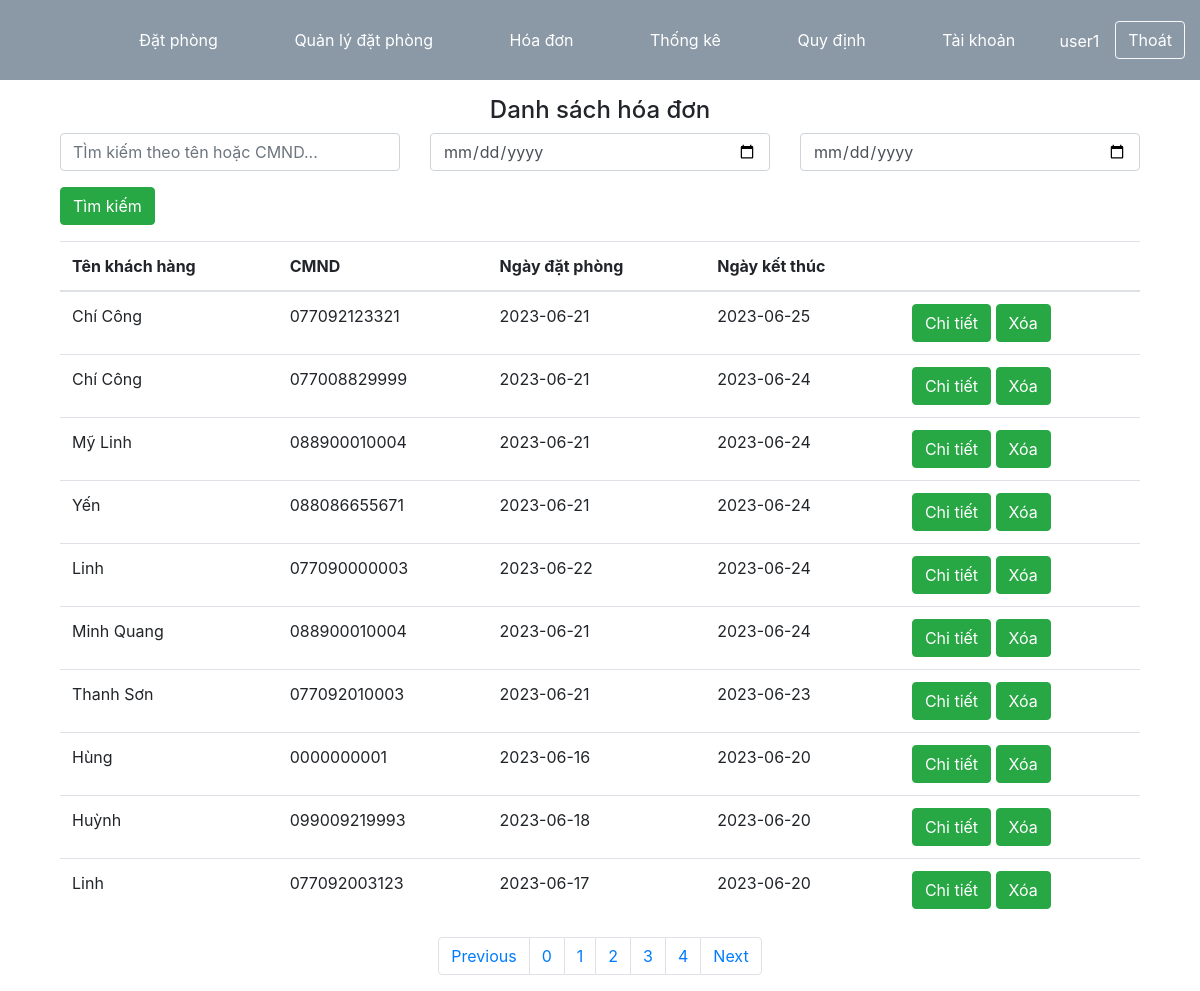
/nhanvien/index.php?action=hoadon (signed in), run on the app's committed database.
### tables this page shows
CREATE TABLE IF NOT EXISTS `hoadon` (
  `ID` varchar(50) NOT NULL,
  `datphongID` int NOT NULL,
  `loaithanhtoan` varchar(50) NOT NULL,
  `tongtienthanhtoan` decimal(10,0) NOT NULL,
  `tenkhachhang` varchar(50) NOT NULL,
  `tennguoithanhtoan` varchar(50) NOT NULL,
  `ngaydatphong` date NOT NULL,
  `ngayketthuc` date NOT NULL,
  `diachinguoithanhtoan` varchar(100) NOT NULL,
  `MST` varchar(50) NOT NULL,
  `stk` varchar(50) NOT NULL,
  `tongtiensauthue` decimal(10,0) NOT NULL,
  `VAT` double(10,2) NOT NULL,
  `VATthanhtoan` decimal(10,0) NOT NULL,
  `songaythue` int NOT NULL,
  `phuthuloaikhach` double(10,2) NOT NULL,
  `CMND` varchar(50) NOT NULL,
  PRIMARY KEY (`ID`)
);

### nhanvien/hoadon/XL_danhmuchoadon.php (called while the page is built, shortened)
<?php
	$hd = new hoadonModel();
	$key = "";
	$tungay = "";
	$denngay = "";
	$url_query = "";
	$page = 0;
	if(!isset($_GET['p']))
	{
		$page = 0;
	}
	else{
		$page = $_GET['p'];
		$url_query = $url_query."&p=".$_GET['p'];
	}
	$limit = 10;
	$count = 0;
	$ds_hd = $hd->phantrang($page,$key,$tungay,$denngay,$limit,$count);
	include('../lib/phantrang.php');
	$url = 'index.php?action=hoadon'.$url_query;
	$phantrang = phantrang($count,$url,$limit);
 ?>

### models/database.php (called while the page is built, shortened)
<?php
	class connect{
		public function get_data($sql)
		{
			$conn = mysqli_connect("localhost","root","","quanlykhachsan");
			$result = mysqli_query($conn,$sql);
			$arr = mysqli_fetch_all($result,MYSQLI_ASSOC);
			return $arr;
		}
	}
 ?>

### models/hoadonModel.php (called while the page is built, shortened)
<?php
	class hoadonModel extends connect
	{
		public function phantrang($p,$key,$tungay,$denngay,$limit,&$count)
		{
			$offset = $limit*$p;
			$sql = "select count(ID) as count from hoadon where tenkhachhang like '%$key%' or CMND like '%$key%';";
			$ds = $this->get_data($sql);
			if(isset($tungay)&&isset($denngay)&&$tungay!=''&&$denngay!='')
			{
				$sql = "select * from hoadon where (tenkhachhang like '%$key%' or CMND like '%$key%') and (ngayketthuc between '$tungay' and
				'$denngay') ORDER BY ngayketthuc DESC LIMIT $limit OFFSET $offset;";
				$ds = $this->get_data($sql);
			}
			else{
				$sql = "select * from hoadon where tenkhachhang like '%$key%' or CMND like '%$key%' ORDER BY ngayketthuc DESC LIMIT $limit OFFSET $offset;";
				$ds = $this->get_data($sql);
			}
			return $ds;
		}
	}
 ?>

### nhanvien/hoadon/load_danhmuchoadon.php (the view, shortened to what this page needs)
<div style="width:90%; margin: 0 auto;">
	<div class="text-center"><h4>Danh sách hóa đơn</h4></div>
	<form action='index.php?action=hoadon<?php echo $url_query ?>' method="GET">
		<div class="row">
			<div class="col col-md-4">
				<input class="form-control" type="text" name="key" placeholder="TÌm kiếm theo tên hoặc CMND...">
			</div>
			<div class="col col-md-4">
				<input class="form-control" type="date" name="tungay" value="">
			</div>
			<div class="col col-md-4">
				<input class="form-control" type="date" name="denngay" value="">
			</div>
		</div>
		<div class="mt-3 mb-3">
			<input type="submit" class="btn btn-success" name="btn_timkiem" value="Tìm kiếm">
		</div>
	</form>
	<table class="table">
	  <thead>
	    <tr>
	      <th scope="col">Tên khách hàng</th>
	      <th scope="col">CMND</th>
	      <th scope="col">Ngày đặt phòng</th>
	      <th scope="col">Ngày kết thúc</th>
	      <th scope="col"></th>
	    </tr>
	  </thead>
	  <tbody>
	  	<?php foreach ($ds_hd as $key => $value): ?>
	  		<tr>
		      <td><?php echo $value['tenkhachhang'] ?></td>
		      <td><?php echo $value['CMND'] ?></td>
		      <td><?php echo $value['ngaydatphong'] ?></td>
		      <td><?php echo $value['ngayketthuc'] ?></td>
		      <td>
		      	<a href="index.php?action=chitiethoadon&id=<?php echo $value['ID'] ?>"><button class="btn btn-success">Chi tiết</button></a>
		      	<a href="index.php?action=hoadon<?php echo $url_query ?>&xoahd=0&id=<?php echo $value['ID'] ?>"><button class="btn btn-success">Xóa</button></a>
		      </td>
		    </tr>
	  	<?php endforeach ?>
	  </tbody>
	</table>
	<div class="text-center"><?php echo $phantrang ?></div>
</div>

### css/style.css (style rules this page uses)
* { margin: 0; padding: 0; box-sizing: border-box; list-style: none; text-decoration: none; }

### data on the page
hoadon: tenkhachhang "Chí Công", CMND "077092123321", ngaydatphong "2023-06-21", ngayketthuc "2023-06-25"
hoadon: tenkhachhang "Chí Công", CMND "077008829999", ngaydatphong "2023-06-21", ngayketthuc "2023-06-24"
hoadon: tenkhachhang "Mỹ Linh", CMND "088900010004", ngaydatphong "2023-06-21", ngayketthuc "2023-06-24"
hoadon: tenkhachhang "Yến", CMND "088086655671", ngaydatphong "2023-06-21", ngayketthuc "2023-06-24"
hoadon: tenkhachhang "Linh", CMND "077090000003", ngaydatphong "2023-06-22", ngayketthuc "2023-06-24"
hoadon: tenkhachhang "Minh Quang", CMND "088900010004", ngaydatphong "2023-06-21", ngayketthuc "2023-06-24"
hoadon: tenkhachhang "Thanh Sơn", CMND "077092010003", ngaydatphong "2023-06-21", ngayketthuc "2023-06-23"
hoadon: tenkhachhang "Hùng", CMND "0000000001", ngaydatphong "2023-06-16", ngayketthuc "2023-06-20"
hoadon: tenkhachhang "Huỳnh", CMND "099009219993", ngaydatphong "2023-06-18", ngayketthuc "2023-06-20"
hoadon: tenkhachhang "Linh", CMND "077092003123", ngaydatphong "2023-06-17", ngayketthuc "2023-06-20"

### other printed values
$_SESSION['user'] "user1"
